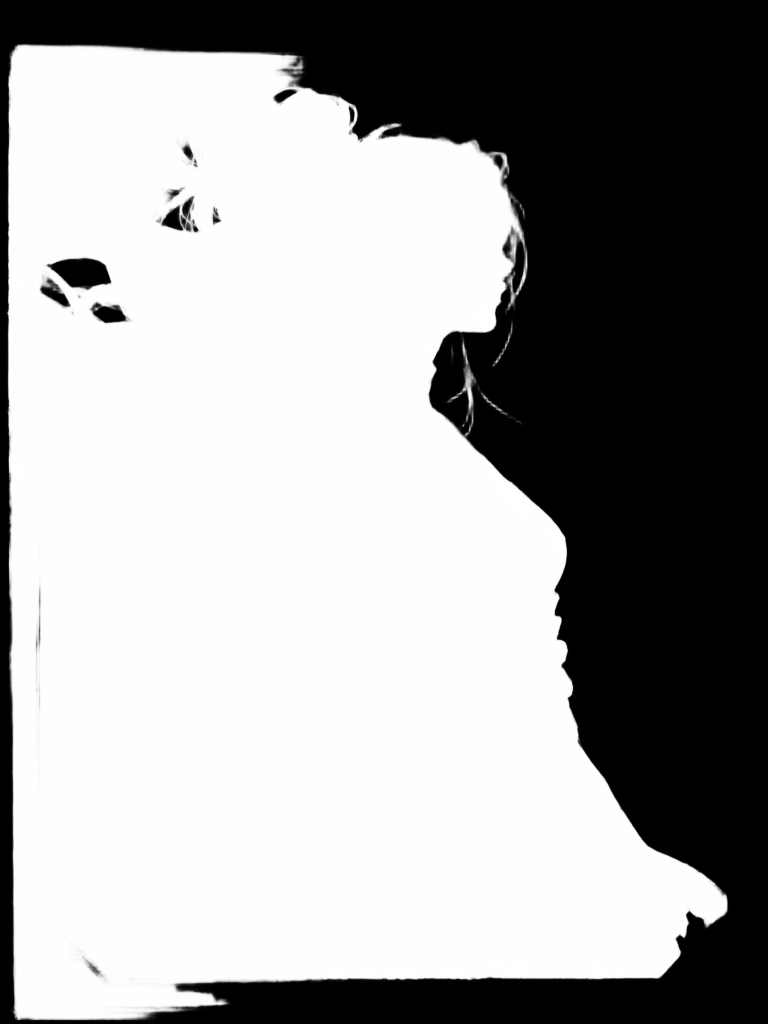
#> input picture film-cast/assets/cast/raw/untouchable.png, 1536 x 2048 px, given in place of untouchable.webp, which was not available (shown at 1/2 size)
$ python segment.py
#> lines starting #> are read from the running program, lines starting #| are printed output that depends on the picture; after the words box and inside, x2 and y2 are one past the last pixel; in counts of white or black regions, pixels touching at a corner belong together
"""Non-destructive segmentation of the Untouchable card painting into 2.5D plates.

Reads (never writes) asset-pack/sumi/avatars/cards/untouchable.webp and writes derived
plates into demo-2p5d/assets/. Nothing is repainted: the character plate is the original
pixels with an alpha matte, and the background plate is the original pixels with the area
behind the figure filled in (that fill is only ever seen through a few pixels of parallax).

Manual input is the hint geometry below (canvas coordinates), authored once against
a 50 px grid. Everything else is automatic (GrabCut + guided feathering + inpaint).

    python3 demo-2p5d/prep/segment.py
"""
import os
import numpy as np
import cv2
from PIL import Image

ROOT = os.path.abspath(os.path.join(os.path.dirname(__file__), "..", ".."))
SRC = os.path.join(ROOT, "asset-pack/sumi/avatars/cards/untouchable.webp")
OUT = os.path.join(ROOT, "demo-2p5d/assets")

# Working canvas inside the card frame (source px). The 16:9 camera window sits inside it.
CANVAS = (98, 248, 1442, 1104)  # x0, y0, x1, y1 -> 1344 x 856

# ---- authored hints (canvas px) ------------------------------------------------------
FG_SURE = [
    [(720, 150), (885, 150), (905, 280), (870, 395), (780, 420), (700, 330)],      # face
    [(560, 540), (820, 540), (880, 700), (820, 856), (540, 856)],                    # shoulder / arm
    [(500, 160), (900, 170), (900, 250), (500, 260)],                                # blindfold
    [(330, 120), (620, 60), (640, 400), (420, 520), (330, 380)],                     # hair mass
    [(600, 430), (860, 430), (880, 520), (600, 520)],                                # collar
    [(0, 720), (300, 700), (500, 856), (0, 856)],                                    # cloth, lower left
]
BG_SURE = [
    [(965, 110), (1150, 90), (1235, 300), (1185, 480), (1020, 560), (955, 450), (945, 300)],  # moon
    [(1245, 0), (1344, 0), (1344, 856), (1245, 856)],                                # right paper / ring
    [(1030, 600), (1245, 600), (1245, 856), (1030, 856)],                            # trees
    [(940, 420), (1000, 420), (1000, 520), (940, 520)],                              # moon below the chin
    [(872, 440), (950, 430), (950, 660), (905, 650), (880, 560)],                    # moon behind the neck
]
STRAND_ZONE = [(770, 420), (880, 420), (900, 520), (870, 660), (800, 600)]
# Head/neck rotation pivot and the breathing region, used by the renderers.
RIGS = {
    "neck_pivot": (760, 470),
    "head_center": (800, 260),
    "chest_center": (720, 700),
    "hair_root": (520, 220),
}


def poly(mask, pts, val):
    cv2.fillPoly(mask, [np.array(pts, np.int32)], val)


def main():
    os.makedirs(OUT, exist_ok=True)
    card = np.array(Image.open(SRC).convert("RGB"))
    x0, y0, x1, y1 = CANVAS
    img = np.ascontiguousarray(card[y0:y1, x0:x1])
    h, w = img.shape[:2]
#> h = 856; w = 1344
    bgr = cv2.cvtColor(img, cv2.COLOR_RGB2BGR)

    # GrabCut seeds: left half of the canvas is probably figure (hair, ribbons, cloth),
    # the right third probably background.
    gc = np.full((h, w), cv2.GC_PR_FGD, np.uint8)
    gc[:, 1000:] = cv2.GC_PR_BGD
    for p in FG_SURE:
        poly(gc, p, cv2.GC_FGD)
    for p in BG_SURE:
        poly(gc, p, cv2.GC_BGD)
    bgd = np.zeros((1, 65), np.float64)
    fgd = np.zeros((1, 65), np.float64)
    cv2.grabCut(bgr, gc, None, bgd, fgd, 6, cv2.GC_INIT_WITH_MASK)
    hard = np.where((gc == cv2.GC_FGD) | (gc == cv2.GC_PR_FGD), 255, 0).astype(np.uint8)

    # Clean: drop specks, fill pinholes, keep the figure's connected body.
    hard = cv2.morphologyEx(hard, cv2.MORPH_OPEN, np.ones((3, 3), np.uint8))
    n, lab, stats, _ = cv2.connectedComponentsWithStats(hard)
    keep = np.zeros_like(hard)
    for i in range(1, n):
        if stats[i, cv2.CC_STAT_AREA] > 1500:
            keep[lab == i] = 255
    inv = 255 - keep
    n, lab, stats, _ = cv2.connectedComponentsWithStats(inv)
    for i in range(1, n):
        if stats[i, cv2.CC_STAT_AREA] < 400:
            keep[lab == i] = 255
    hard = keep

    # Behind the neck, thin hair strands cross the moon and GrabCut keeps the moon between
    # them. There, keep only the strands themselves (much darker than the moon's slate).
    strands = np.zeros((h, w), np.uint8)
    poly(strands, STRAND_ZONE, 255)
#> in poly (call 12), `cv2.fillPoly(mask, [np.array(pts, np.int32)], val)`:
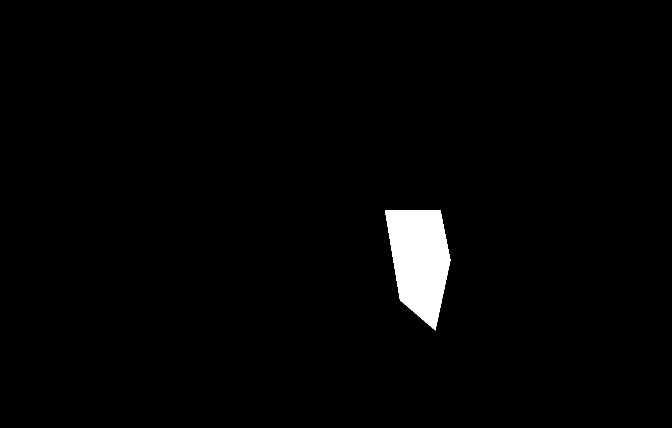
#> mask: shape (856, 1344) (shown at 1/2 size); 1.9% white; 1 white region, box (x1, y1, x2, y2) and area: (770, 420, 901, 661) 21811
    lum = cv2.cvtColor(img, cv2.COLOR_RGB2GRAY)
    dark = (lum < 48).astype(np.uint8) * 255
#> dark: shape (856, 1344); 34.7% white; 27 white regions (8 under 20 px), largest, box (x1, y1, x2, y2) and area: (666, 0, 1344, 856) 386979, (0, 270, 123, 330) 4946, (924, 235, 951, 338) 1514
    dark = cv2.dilate(dark, np.ones((2, 2), np.uint8))
#> dark: shape (856, 1344); 34.9% white; 26 white regions (5 under 20 px), largest, box (x1, y1, x2, y2) and area: (666, 0, 1344, 856) 388323, (0, 270, 124, 331) 5134, (924, 235, 952, 339) 1657
    hard = np.where(strands > 0, np.minimum(hard, dark), hard).astype(np.uint8)
#> hard: shape (856, 1344); 65.8% white; 11 black regions (2 under 20 px), largest, box (x1, y1, x2, y2) and area: (665, 0, 1344, 856) 380541, (0, 269, 124, 331) 5226, (84, 358, 155, 398) 1861

    # Soft matte: edge-aware feather (guided by the painting's own luminance).
    gray = cv2.cvtColor(img, cv2.COLOR_RGB2GRAY).astype(np.float32) / 255.0
    m = hard.astype(np.float32) / 255.0
    try:
        soft = cv2.ximgproc.guidedFilter(gray, m, 4, 1e-3)
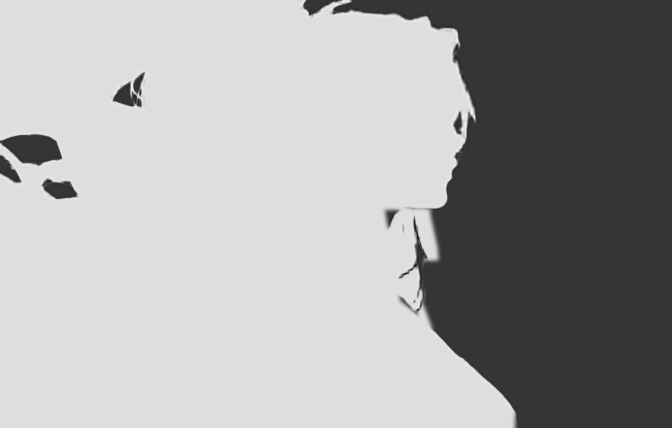
#> soft: shape (856, 1344) float32 (shown at 1/2 size); min -0.317, max 1.19, mean 0.658; drawn with min black and max white
    except AttributeError:
        soft = cv2.GaussianBlur(m, (0, 0), 1.2)
    soft = np.clip(soft, 0, 1)

    # Character plate: original pixels (unaltered) + matte.
    char = np.dstack([img, (soft * 255).astype(np.uint8)])
    Image.fromarray(char, "RGBA").save(os.path.join(OUT, "char.png"))

    # The card's frame pokes into the canvas corners: mask it out of both plates.
    r_, g_, b_ = [img[..., i].astype(int) for i in range(3)]
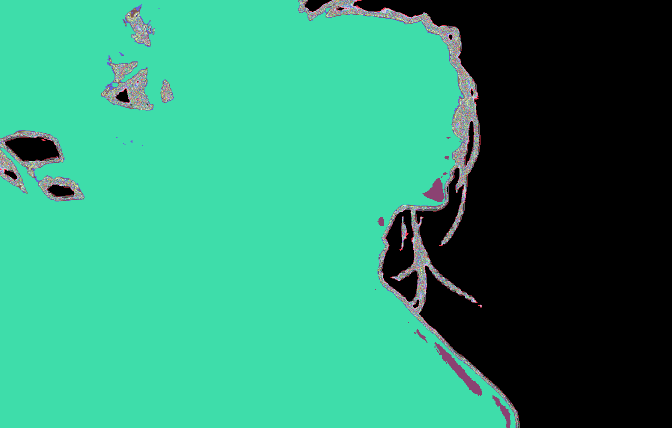
#> r_: shape (856, 1344) int64 (shown at 1/2 size); 256 distinct labels, from 0 to 255; one colour per label, 0 black
    framey = ((r_ > 110) & (g_ < 95) & (b_ < 85)) | ((r_ > 150) & (g_ > 110) & (b_ < 70))  # red, gold
#> framey: shape (856, 1344) bool; every value is 0
    yy0, xx0 = np.mgrid[0:h, 0:w]
    corner = ((xx0 < 70) | (xx0 > w - 70)) & ((yy0 < 50) | (yy0 > h - 110))
    frame_m = cv2.dilate((framey & corner).astype(np.uint8) * 255, np.ones((7, 7), np.uint8))
    char[..., 3] = np.where(frame_m > 0, 0, char[..., 3])
    Image.fromarray(char, "RGBA").save(os.path.join(OUT, "char.png"))

    # Background plate: original pixels, the figure region (dilated) inpainted.
    hole = np.maximum(cv2.dilate(hard, np.ones((15, 15), np.uint8)), frame_m)
#> hole: shape (856, 1344); 67.7% white; 12 black regions (6 under 20 px), largest, box (x1, y1, x2, y2) and area: (704, 0, 1344, 856) 367637, (17, 276, 113, 321) 2906, (95, 369, 141, 390) 561, (617, 0, 653, 20) 360, (0, 321, 17, 345) 212, (239, 179, 254, 201) 197
    small = cv2.resize(bgr, (w // 2, h // 2), interpolation=cv2.INTER_AREA)
    hs = cv2.resize(hole, (w // 2, h // 2), interpolation=cv2.INTER_NEAREST)
#> hs: shape (428, 672); 67.7% white; 9 black regions (3 under 20 px), largest, box (x1, y1, x2, y2) and area: (352, 0, 672, 428) 91850, (9, 138, 57, 161) 728, (48, 185, 71, 195) 146, (309, 0, 327, 10) 93, (0, 161, 9, 173) 57, (120, 90, 127, 101) 46
    fill = cv2.inpaint(small, hs, 9, cv2.INPAINT_TELEA)
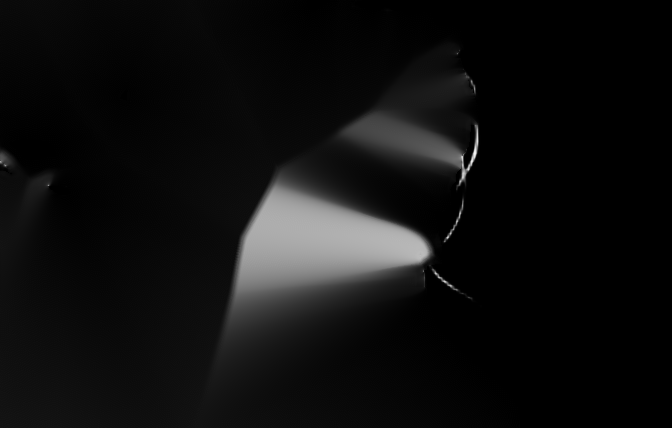
#> fill: shape (428, 672, 3); min 0, max 245, mean 15.2
    fill = cv2.resize(fill, (w, h), interpolation=cv2.INTER_CUBIC)
#> fill: shape (856, 1344, 3)
    # Bring back paper grain so the fill is not a smear: add the canvas' own high-pass.
    # Synthetic grain matched to the paper's own fine texture, so the fill isn't a smear
    # (borrowing real high-pass from elsewhere would ghost the figure's outlines in).
    patch = bgr[300:800, 1260:1340].astype(np.float32)
#> patch: shape (500, 80, 3) float32; every value is 0
    sd = float((patch - cv2.GaussianBlur(patch, (0, 0), 2)).std())
#> sd = 0
    rng = np.random.default_rng(7)
    grain = cv2.GaussianBlur(rng.normal(0, 1, (h, w)).astype(np.float32), (0, 0), 0.8)
    grain *= sd / (grain.std() + 1e-6)
#> grain: shape (856, 1344) float32; every value is 0
    fill = np.clip(fill.astype(np.float32) + grain[..., None], 0, 255).astype(np.uint8)
    hm = (cv2.GaussianBlur(hole, (0, 0), 3).astype(np.float32) / 255.0)[..., None]
    bgp = (bgr * (1 - hm) + fill * hm).astype(np.uint8)
    Image.fromarray(cv2.cvtColor(bgp, cv2.COLOR_BGR2RGB)).save(os.path.join(OUT, "bg.png"))

    # Depth map for the background (0 = far, 1 = near): paper/moon far, the misty trees
    # (lower right, by their ink density) a little nearer.
    yy, xx = np.mgrid[0:h, 0:w].astype(np.float32)
    ink = 1.0 - gray
    trees = np.clip((yy - 560) / 200.0, 0, 1) * np.clip((xx - 960) / 120.0, 0, 1)
    depth = 0.15 + 0.45 * trees * np.clip(cv2.GaussianBlur(ink, (0, 0), 8) * 2.0, 0, 1)
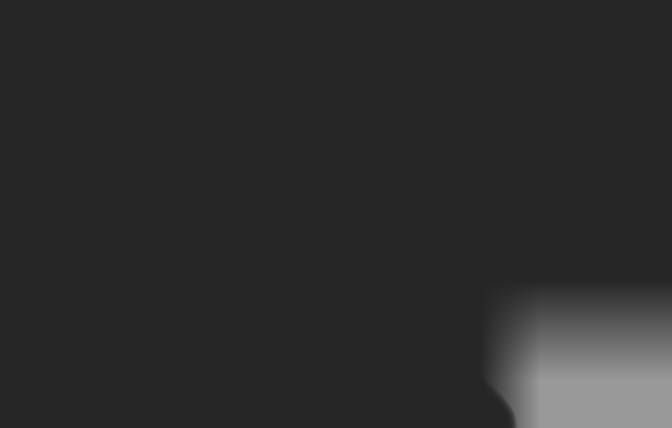
#> depth: shape (856, 1344) float32 (shown at 1/2 size); min 0.15, max 0.6, mean 0.174
    depth = cv2.GaussianBlur(depth, (0, 0), 6)
    Image.fromarray((np.clip(depth, 0, 1) * 255).astype(np.uint8)).save(os.path.join(OUT, "bg_depth.png"))

    # Motion weight maps for the character (R: hair/ribbon wind, G: head, B: breathing).
    hair = np.clip((640 - xx) / 420.0, 0, 1) ** 1.3          # stronger toward the free ends (left)
    hair *= np.clip((yy - 0) / 60.0, 0, 1)
    hair *= 1.0 - np.clip((yy - 640) / 160.0, 0, 1) * np.clip((xx - 200) / 300.0, 0, 1)
    hx, hy = RIGS["head_center"]
    head = np.exp(-(((xx - hx) / 190.0) ** 2 + ((yy - hy) / 230.0) ** 2))
    head = np.clip(head * 1.6, 0, 1) * np.clip((470 - yy) / 90.0 + 0.4, 0, 1)
    cx, cy = RIGS["chest_center"]
    chest = np.exp(-(((xx - cx) / 330.0) ** 2 + ((yy - cy) / 260.0) ** 2))
    wm = np.dstack([hair, head, chest])
    wm = cv2.GaussianBlur(wm, (0, 0), 10)
    Image.fromarray((np.clip(wm, 0, 1) * 255).astype(np.uint8)).save(os.path.join(OUT, "weights.png"))
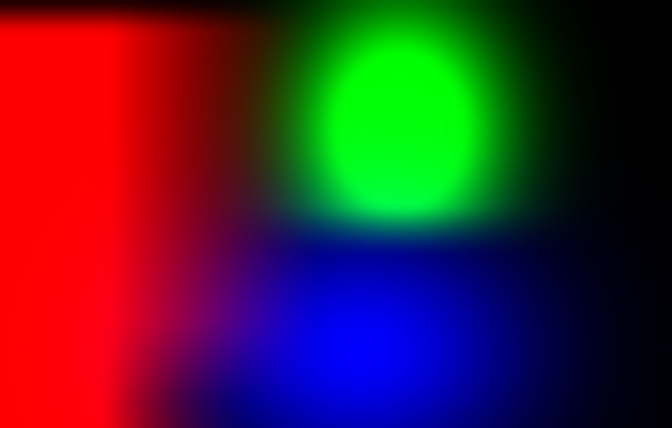
#> saved as weights.png: PIL image 1344x856 RGB (shown at 1/2 size); mean R, G, B 70.9, 36.4, 47.2

    # Debug: matte over magenta, side by side with the hard mask.
    dbg = img.astype(np.float32) * soft[..., None] + np.array([255, 0, 255]) * (1 - soft[..., None])
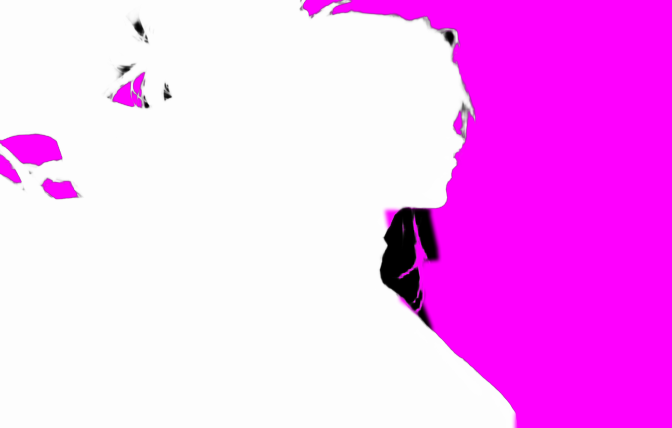
#> dbg: shape (856, 1344, 3) float64 (shown at 1/2 size); mean R, G, B 250.3, 163.1, 250.3; drawn with min black and max white
    Image.fromarray(dbg.astype(np.uint8)).save(os.path.join(OUT, "_matte_check.jpg"))
    import json
    json.dump({"canvas": CANVAS, "size": [w, h], "window": [12, 14, 1320, 743], "rigs": RIGS},
              open(os.path.join(OUT, "plates.json"), "w"), indent=1)
    print("ok", w, h, "fg fraction", round(float(soft.mean()), 3))
#| ok 1344 856 fg fraction 0.658


if __name__ == "__main__":
    main()

$ run again, with film-cast/assets/cast/raw/duel-master.png copied over film-cast/assets/cast/raw/untouchable.png
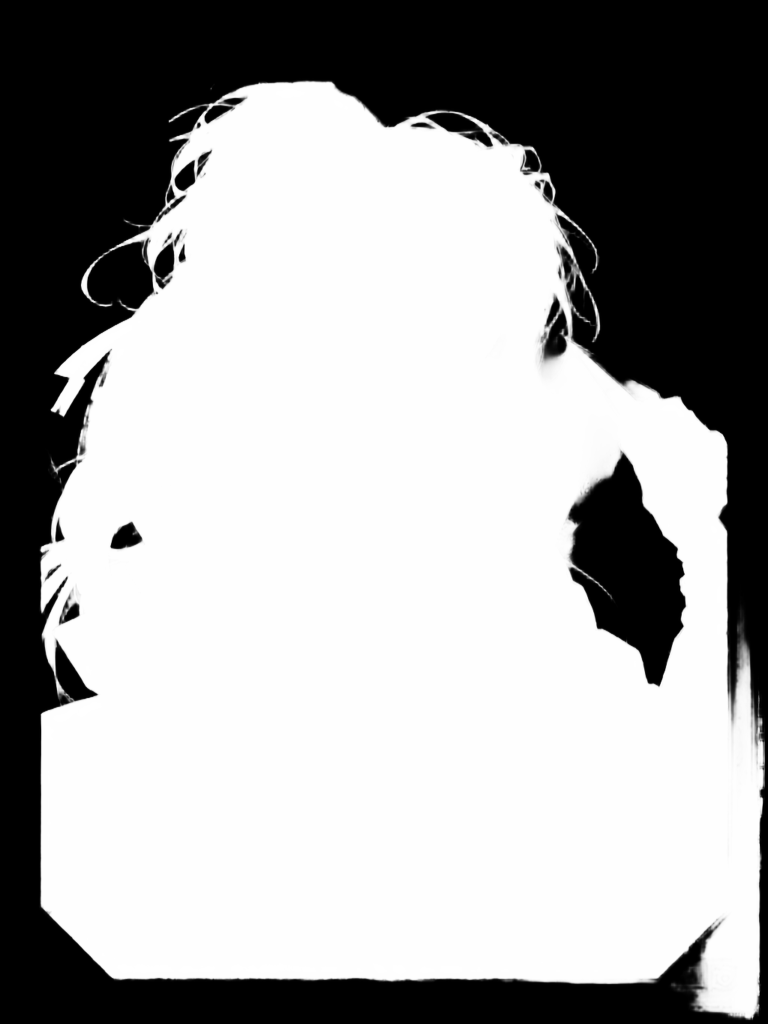
#> input picture film-cast/assets/cast/raw/duel-master.png, 1536 x 2048 px, given in place of untouchable.webp, which was not available (shown at 1/2 size)
#> mask: shape (856, 1344); 1.9% white; 1 white region, box (x1, y1, x2, y2) and area: (770, 420, 901, 661) 21811
#> in main, `dark = (lum < 48).astype(np.uint8) * 255`:
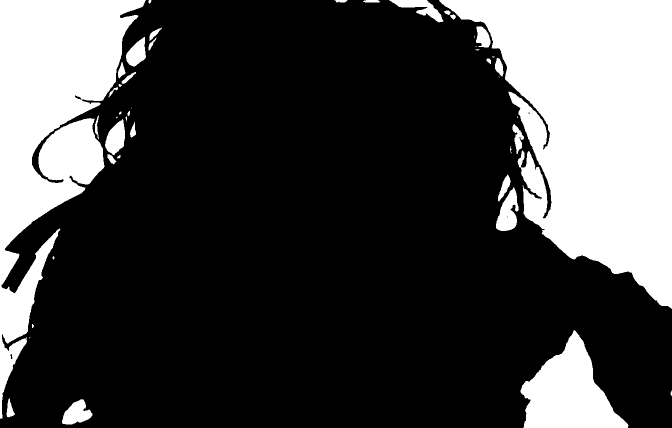
#> dark: shape (856, 1344) (shown at 1/2 size); 26.9% white; 45 white regions (10 under 20 px), largest, box (x1, y1, x2, y2) and area: (878, 0, 1344, 618) 168056, (0, 0, 292, 838) 104405, (1041, 660, 1257, 856) 22977
#> hard: shape (856, 1344); 58.3% white; 4 black regions, box (x1, y1, x2, y2) and area: (770, 0, 1344, 856) 363532, (0, 0, 304, 719) 113562, (251, 72, 293, 134) 1694, (295, 51, 326, 106) 677
#> r_: shape (856, 1344) int64; 256 distinct labels, from 0 to 255
#> framey: shape (856, 1344) bool; every value is 0
#> hole: shape (856, 1344); 60.9% white; 5 black regions, box (x1, y1, x2, y2) and area: (779, 0, 1344, 856) 351122, (0, 0, 283, 560) 89361, (0, 486, 102, 712) 8305, (217, 252, 244, 314) 840, (259, 87, 285, 125) 490
#> hs: shape (428, 672); 60.9% white; 5 black regions, box (x1, y1, x2, y2) and area: (390, 0, 672, 428) 87665, (0, 0, 142, 280) 22443, (0, 244, 51, 356) 2090, (109, 127, 122, 157) 215, (130, 44, 143, 63) 124
#> sd = 5.13
#> in main, `dbg = img.astype(np.float32) * soft[..., None] + np.array([255, 0, 255..`:
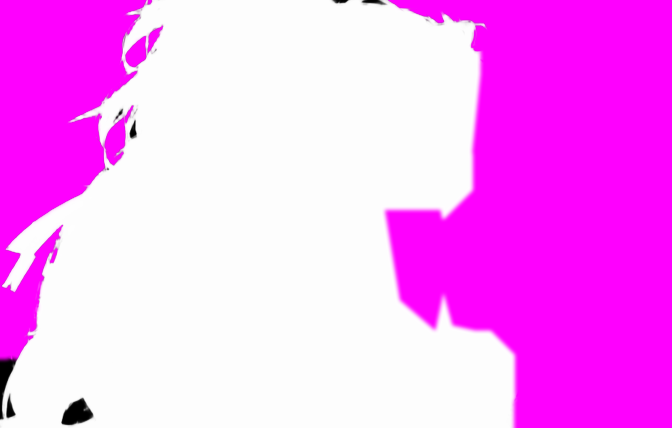
#> dbg: shape (856, 1344, 3) float64 (shown at 1/2 size); mean R, G, B 253, 146.9, 253; drawn with min black and max white
#| ok 1344 856 fg fraction 0.584
